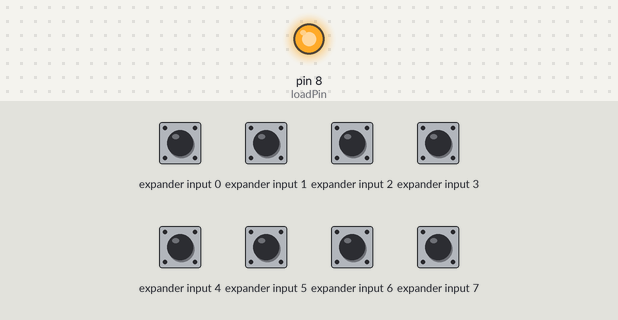
Bench run of a sketch on a simulated Arduino Uno, built with avr-gcc and run on an emulated ATmega328P. Parts: output pins drawn as LEDs (lit = HIGH). Wiring (inferred from the names in the program): input shift register (74HC165): load pin 9; clock pin 12; serial out pin 11; CE pin 9. Inputs (shaded band) come from the test bench; at power-on: expander input 0–7 HIGH. Pins used as bus, display or sensor lines are not drawn; what the sketch prints to the serial monitor is not drawn.

Above: at 0.1 s.
Timing chart, 0 to 1.6 s (numbered marks = the images above):
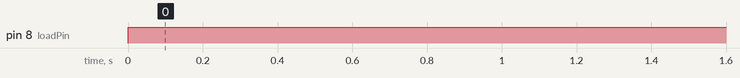

The sketch:

sketch_sep26a_8buttonTest.ino
```cpp
#include <Servo.h>

const int servoPinA = 2;
const int servoPinB = 3;

Servo servoA;
Servo servoB;

const int dataPin = 11;
const int clockPin = 12;
const int loadPin = 8;
const int clockEnablePin = 9;

byte incoming;

void setup() {

  //servoA.attach(servoPinA);
  //servoB.attach(servoPinB);

  pinMode(dataPin,OUTPUT);
  pinMode(clockPin,OUTPUT);
  pinMode(loadPin,OUTPUT);
  pinMode(clockEnablePin,OUTPUT);

  digitalWrite(clockPin, HIGH);
  digitalWrite(loadPin, HIGH);

  Serial.begin(9600);
}

void loop() {
  incoming = read_shift_regs();

  Serial.println("\nThe incoming values of the shift register : ");
  Serial.print("ABCDEFGH : ");

  byte hmm = incoming;
  print_byte(incoming);

  //if(!(hmm - 2 ==1)){ servoA.write(0);}
  //else{ servoA.write(90); }

  delay(2000);
}

byte read_shift_regs()
{
  byte the_shifted = 0;  // An 8 bit number to carry each bit value of A-H

  // Trigger loading the state of the A-H data lines into the shift register
  digitalWrite(loadPin, LOW);
  delayMicroseconds(5); // Requires a delay here according to the datasheet timing diagram
  digitalWrite(loadPin, HIGH);
  delayMicroseconds(5);

  // Required initial states of these two pins according to the datasheet timing diagram
  pinMode(clockPin, OUTPUT);
  pinMode(dataPin, INPUT);
  digitalWrite(clockPin, HIGH);
  digitalWrite(clockEnablePin, LOW); // Enable the clock

  // Get the A-H values
  the_shifted = shiftIn(dataPin, clockPin, MSBFIRST);
  digitalWrite(clockEnablePin, HIGH); // Disable the clock
  return the_shifted;
}
void print_byte(byte val)
{
    byte i;
    for(byte i=0; i<=7; i++)
    {
      Serial.print(val >> i & 1, BIN); // Magic bit shift, if you care look up the <<, >>, and & operators
    }
    Serial.print("\n"); // Go to the next line, do not collect $200
}
```

Measured:
- by itself, pin 8 (loadPin): LOW → HIGH at 0.00 s
